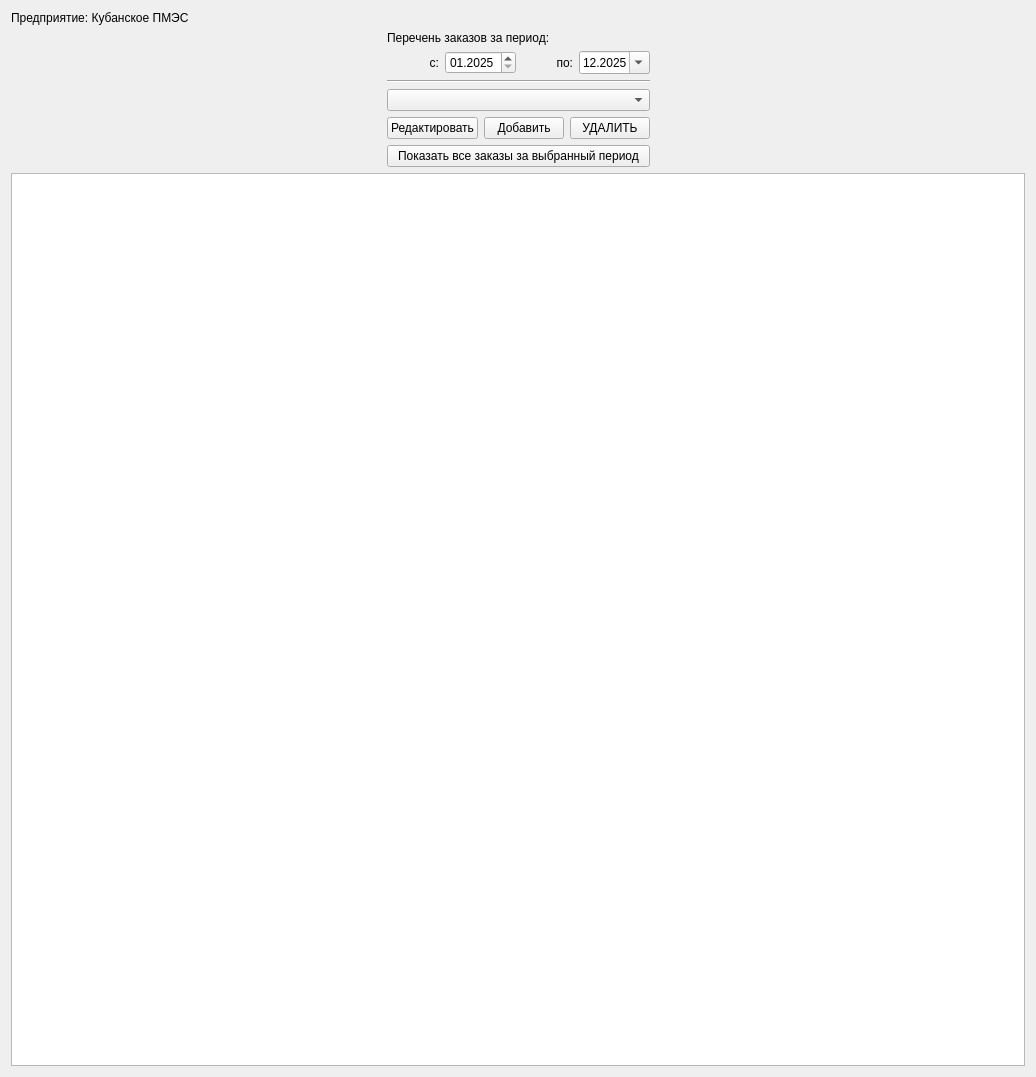
<?xml version="1.0" encoding="UTF-8"?>
<ui version="4.0">
 <class>OrderReportsWidget</class>
 <widget class="QWidget" name="OrderReportsWidget">
  <property name="geometry">
   <rect>
    <x>0</x>
    <y>0</y>
    <width>1036</width>
    <height>1077</height>
   </rect>
  </property>
  <property name="windowTitle">
   <string>Form</string>
  </property>
  <layout class="QVBoxLayout" name="verticalLayout_3">
   <item>
    <layout class="QVBoxLayout" name="verticalLayout_2">
     <item>
      <widget class="QLabel" name="label_company_name">
       <property name="text">
        <string>Предприятие: Кубанское ПМЭС</string>
       </property>
      </widget>
     </item>
     <item>
      <layout class="QHBoxLayout" name="horizontalLayout_3">
       <item>
        <spacer name="horizontalSpacer_3">
         <property name="orientation">
          <enum>Qt::Orientation::Horizontal</enum>
         </property>
         <property name="sizeHint" stdset="0">
          <size>
           <width>48</width>
           <height>20</height>
          </size>
         </property>
        </spacer>
       </item>
       <item>
        <layout class="QVBoxLayout" name="verticalLayout">
         <item>
          <widget class="QLabel" name="label_company_name_2">
           <property name="text">
            <string>Перечень заказов за период:</string>
           </property>
          </widget>
         </item>
         <item>
          <layout class="QHBoxLayout" name="horizontalLayout">
           <item>
            <widget class="QLabel" name="label_prefix_start_period">
             <property name="text">
              <string>с:</string>
             </property>
             <property name="alignment">
              <set>Qt::AlignmentFlag::AlignRight|Qt::AlignmentFlag::AlignTrailing|Qt::AlignmentFlag::AlignVCenter</set>
             </property>
            </widget>
           </item>
           <item>
            <widget class="QDateEdit" name="dateEdit_start_period">
             <property name="frame">
              <bool>true</bool>
             </property>
             <property name="accelerated">
              <bool>false</bool>
             </property>
             <property name="keyboardTracking">
              <bool>true</bool>
             </property>
             <property name="showGroupSeparator" stdset="0">
              <bool>true</bool>
             </property>
             <property name="currentSection">
              <enum>QDateTimeEdit::Section::MonthSection</enum>
             </property>
             <property name="displayFormat">
              <string>MM.yyyy</string>
             </property>
             <property name="calendarPopup">
              <bool>false</bool>
             </property>
             <property name="currentSectionIndex">
              <number>0</number>
             </property>
             <property name="date">
              <date>
               <year>2025</year>
               <month>1</month>
               <day>1</day>
              </date>
             </property>
            </widget>
           </item>
           <item>
            <widget class="QLabel" name="label_prefix_end_period">
             <property name="text">
              <string>по:</string>
             </property>
             <property name="alignment">
              <set>Qt::AlignmentFlag::AlignRight|Qt::AlignmentFlag::AlignTrailing|Qt::AlignmentFlag::AlignVCenter</set>
             </property>
            </widget>
           </item>
           <item>
            <widget class="QDateEdit" name="dateEdit_end_period">
             <property name="keyboardTracking">
              <bool>true</bool>
             </property>
             <property name="showGroupSeparator" stdset="0">
              <bool>true</bool>
             </property>
             <property name="currentSection">
              <enum>QDateTimeEdit::Section::MonthSection</enum>
             </property>
             <property name="displayFormat">
              <string>MM.yyyy</string>
             </property>
             <property name="calendarPopup">
              <bool>true</bool>
             </property>
             <property name="date">
              <date>
               <year>2025</year>
               <month>12</month>
               <day>1</day>
              </date>
             </property>
            </widget>
           </item>
          </layout>
         </item>
         <item>
          <widget class="Line" name="line">
           <property name="orientation">
            <enum>Qt::Orientation::Horizontal</enum>
           </property>
          </widget>
         </item>
         <item>
          <widget class="QComboBox" name="comboBox_order_list"/>
         </item>
         <item>
          <layout class="QHBoxLayout" name="horizontalLayout_2">
           <item>
            <widget class="QPushButton" name="pushButton">
             <property name="text">
              <string>Редактировать</string>
             </property>
            </widget>
           </item>
           <item>
            <widget class="QPushButton" name="pushButton_2">
             <property name="text">
              <string>Добавить</string>
             </property>
            </widget>
           </item>
           <item>
            <widget class="QPushButton" name="pushButton_3">
             <property name="text">
              <string>УДАЛИТЬ</string>
             </property>
            </widget>
           </item>
          </layout>
         </item>
         <item>
          <widget class="QPushButton" name="pushButton_4">
           <property name="text">
            <string>Показать все заказы за выбранный период</string>
           </property>
          </widget>
         </item>
        </layout>
       </item>
       <item>
        <spacer name="horizontalSpacer_2">
         <property name="orientation">
          <enum>Qt::Orientation::Horizontal</enum>
         </property>
         <property name="sizeHint" stdset="0">
          <size>
           <width>40</width>
           <height>20</height>
          </size>
         </property>
        </spacer>
       </item>
      </layout>
     </item>
     <item>
      <widget class="QTableWidget" name="tableWidget_service_data_table"/>
     </item>
    </layout>
   </item>
  </layout>
 </widget>
 <resources/>
 <connections/>
</ui>
